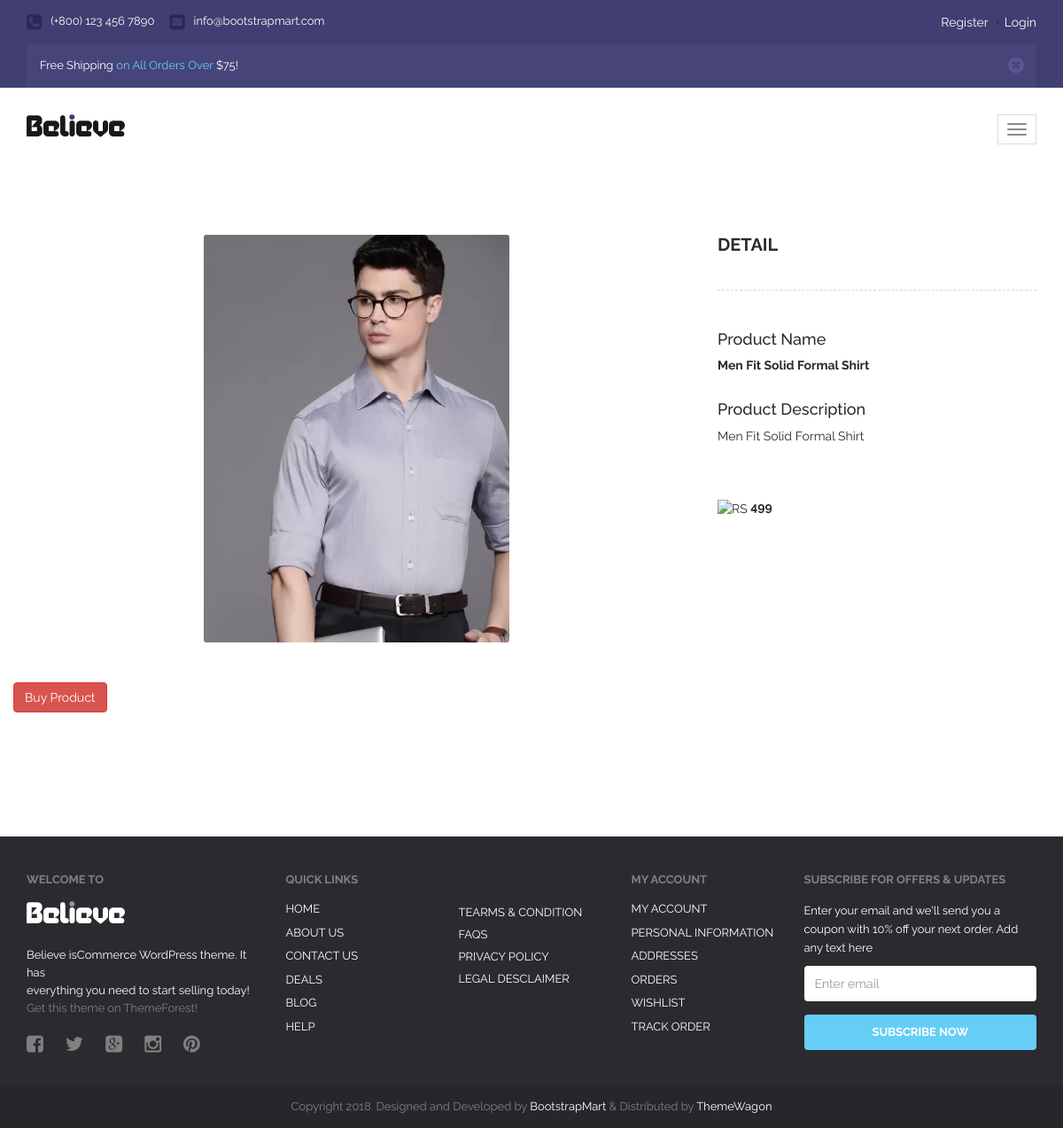
The page /product-detail/60/ on the database its author committed.
### a1/models.py (models this page shows, shortened)
class Product(models.Model):
    seller=models.ForeignKey(User, on_delete=models.CASCADE)
    choice=(
        ("Electronics","Electronics"),
        ("Men","Men"),
        ("Women","Women"),
        ("Baby & Kids","Baby & Kids"),
        ("Home & Kitchens","Home & Kitchens"),
        ("Books","Books"),
        ("Other","Other"),
    )
    product_category=models.CharField(max_length=50, choices=choice, default="Others")
    product_name=models.CharField(max_length=50)
    product_price=models.PositiveIntegerField()
    product_desc=models.CharField(max_length=300,default="")
    product_date=models.DateField(auto_now_add=True)
    product_image=models.ImageField(upload_to="product_image")

### a1/views.py (the view)
# urls.py: path('product-detail/<int:pk>/',views.product_detail,name='product-detail'),
def product_detail(request,pk):
    product=Product.objects.get(pk=pk)
    try:
        user=User.objects.get(email=request.session['email'])
        if user.user_type=='buyer':
            wishlist_flag=False
            cart_flag=False
            try:
                Wishlist.objects.get(user=user,product=product)
                wishlist_flag=True
            except:
                pass
            try:
                Cart.objects.get(user=user,product=product,payment_status=False)
                cart_flag=True
            except:
                pass
            return render(request,'buyer-product-detail.html',{'product':product,'wishlist_flag':wishlist_flag,'cart_flag':cart_flag})
        else:
            return render(request,'product-detail.html',{'product':product})
    except:
            return render(request,'buyer-product-detail.html',{'product':product})

### a1/templates/buyer-product-detail.html (shortened to what this page needs)
{% extends 'header.html' %}
{% load static %}
{% block content %}
<!DOCTYPE html>
<html lang="en">
  <head>
  </head>
  <body>
    <div class="container">
        <div class="blog">
            <div class="row">
                <div class="col-md-8 blog-content detail">
                    <div class="row">
                        <div class="col-md-12 blog-block">
                            <div class="blog-image" height=500px width=300px>
                                <img src="{{product.product_image.url}}" alt="image" class="img-responsive"  style="max-width:60%; height:460px; margin-left:20rem;" >
                            </div>
                        </div>
                    {%if request.session.email%}
                        {% if cart_flag == True %}
                        <a style="margin-left:23rem;" href="{%url 'remove-from-cart' pk=product.pk%}"><input type="button" value="Remove From Cart" class="btn btn-danger"></a>
                        {% else %}
                       <a href="{%url 'add-to-cart' pk=product.pk%}"><input type="button" value="Add To Cart" class="btn btn-primary"></a>
                       {% endif %}
                       {% if wishlist_flag == True %}
                       <a href="{%url 'remove-from-wishlist' pk=product.pk%}"><input type="button" value="Remove from Wishlist" class="btn btn-danger"></a>
                       {% else %}
                       <a href="{%url 'add-to-wishlist' pk=product.pk%}"><input type="button" value="Add To Wishlist" class="btn btn-primary"></a>
                        {% endif %}
                    {% else %}
                    <a href="{%url 'login' %}" ><input type="button" value="Buy Product" class="btn btn-danger"></a>
                    {%endif%}
                    </div>
                </div>
                <div class="col-md-4 sidebar">
                    <div class="sidebar-inner">
                        <div class="side-recent">
                            <h4>Detail</h4>
                        </div>
                    </div>
                    <h4>Product Name</h4>
                    <b>{{product.product_name}}</b>
                        <br><br>
                    <h4>Product Description</h4>
                    {{product.product_desc}}<br><br><br><br>
                        <form method="post" action="{% url 'order-address' %}">
                            <img src="https://img.freepik.com/free-icon/rupee-indian_318-41989.jpg?w=2000" alt="RS" height="25px" width="25px">
                            <b>{{ product.product_price }}</b>
                          </form>
                </div>
            </div>
        </div>
    </div>
    </body>
</html>
{% endblock %}

### rows shown on the page
Product: product_image (picture), product_name "Men Fit Solid Formal Shirt", product_desc "Men Fit Solid Formal Shirt", product_price "499"
